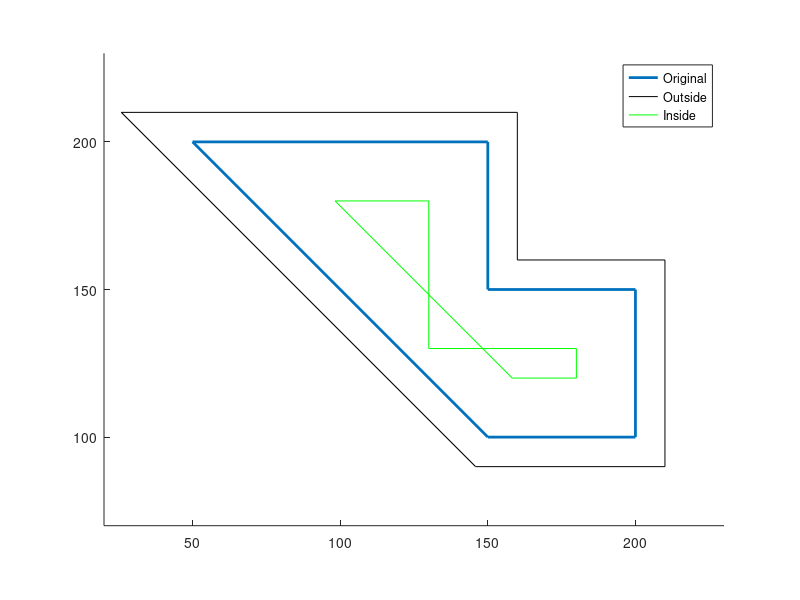

MATLAB code to generate this figure:
%DEMOEXPANDPOLYGON  Expand a polygon by a given distance
%   demoExpandPolygon
%
%   Example
%   demoExpandPolygon
%
%   See also
%
%
% ------
% Author: David Legland
% e-mail: david.legland@grignon.inra.fr
% Created: 2009-06-17,    using Matlab 7.7.0.471 (R2008b)
% Copyright 2009 INRA - Cepia Software Platform.


%% Base polygon

% create a non-convex polygon
poly = [200 100;200 150;150 150;150 200;50 200;150 100];

% show the polygon
figure(1); clf; hold on;
drawPolygon(poly, 'linewidth', 2);

% set up display
axis equal;
axis([20 230 70 230]);


%% Positive expansion

% expand the polygon by a positive distance (outside of the polygon)
polyOut = expandPolygon(poly, 10);

% draw the expanded polygon
drawPolygon(polyOut, 'k');


%% Negative expansion

% expand the polygon by a negative distance (inside the polygon)
polyIn = expandPolygon(poly, -20);

% draw the expanded polygon
drawPolygon(polyIn, 'g');

% decorate
legend('Original', 'Outside', 'Inside')
